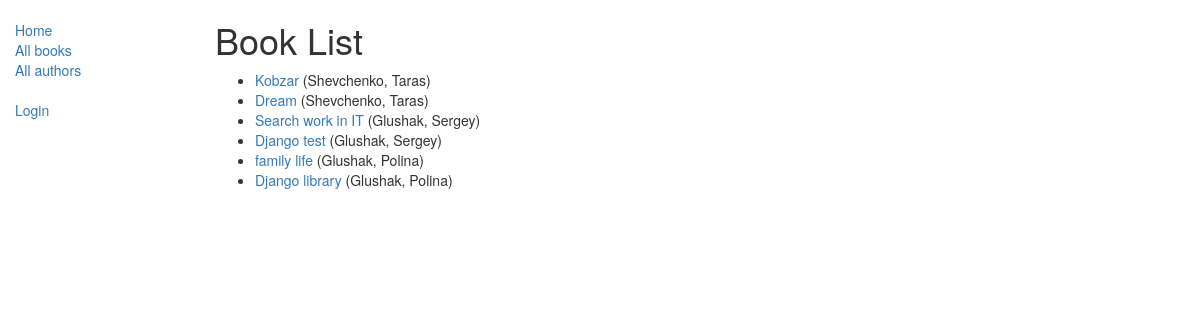
/catalog/books/, run on the app's committed database.
### catalog/models.py (models this page shows, shortened)
class Book(models.Model):
    title = models.CharField(max_length=200)
    author = models.ForeignKey('Author', on_delete=models.SET_NULL, null=True)
    summary = models.TextField(max_length=1000, help_text="Enter a brief description of the book")
    isbn = models.CharField('ISBN',max_length=13, help_text='13 Character <a href="https://www.isbn-international.org/content/what-isbn">ISBN number</a>')
    genre = models.ManyToManyField(Genre, help_text="Select a genre for this book")
    language = models.ForeignKey('Language', on_delete=models.SET_NULL, null=True)
    def get_absolute_url(self):
        return reverse('book-detail', args=[str(self.id)])
    def display_genre(self):
        """
        Creates a string for the Genre. This is required to display genre in Admin.
        """
        return ', '.join([genre.name for genre in self.genre.all()[:3]])
    display_genre.short_description = 'Genre'

class Author(models.Model):
    first_name = models.CharField(max_length=100)
    last_name = models.CharField(max_length=100)
    date_of_birth = models.DateField(null=True, blank=True)
    date_of_death = models.DateField('died', null=True, blank=True)
    class Meta:
        ordering = ['last_name']
    def __str__(self):
        return f'{self.last_name}, {self.first_name}'

### catalog/views.py (the view)
class BookListView(generic.ListView):
    model = Book
    paginate_by = 10

### catalog/templates/catalog/book_list.html (shortened to what this page needs)
<!DOCTYPE html>
<html lang="en">
{% extends "base_generic.html" %}
{% block content %}
    <h1>Book List</h1>
    {% if book_list %}
    <ul>
      {% for book in book_list %}
      <li>
        <a href="{{ book.get_absolute_url }}">{{ book.title }}</a> ({{book.author}})
      </li>
      {% endfor %}
    </ul>
    {% else %}
      <p>There are no books in the library.</p>
    {% endif %}
{% endblock %}

### data on the page
Book: title "Kobzar", author "Shevchenko, Taras"
Book: title "Dream", author "Shevchenko, Taras"
Book: title "Search work in IT", author "Glushak, Sergey"
Book: title "Django test", author "Glushak, Sergey"
Book: title "family life", author "Glushak, Polina"
Book: title "Django library", author "Glushak, Polina"
